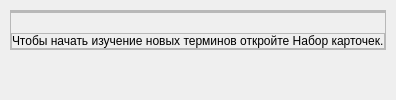
                     <widget class="QWidget" name="pageOpenDict">
                      <layout class="QVBoxLayout" name="verticalLayout_34">
                       <property name="spacing">
                        <number>5</number>
                       </property>
                       <property name="leftMargin">
                        <number>10</number>
                       </property>
                       <property name="topMargin">
                        <number>10</number>
                       </property>
                       <property name="rightMargin">
                        <number>10</number>
                       </property>
                       <property name="bottomMargin">
                        <number>10</number>
                       </property>
                       <item alignment="Qt::AlignTop">
                        <widget class="QFrame" name="frameOpenDict">
                         <property name="frameShape">
                          <enum>QFrame::StyledPanel</enum>
                         </property>
                         <property name="frameShadow">
                          <enum>QFrame::Raised</enum>
                         </property>
                         <layout class="QVBoxLayout" name="verticalLayout_31">
                          <property name="spacing">
                           <number>20</number>
                          </property>
                          <property name="leftMargin">
                           <number>0</number>
                          </property>
                          <property name="topMargin">
                           <number>0</number>
                          </property>
                          <property name="rightMargin">
                           <number>0</number>
                          </property>
                          <property name="bottomMargin">
                           <number>0</number>
                          </property>
                          <item>
                           <widget class="QFrame" name="frame_14">
                            <property name="frameShape">
                             <enum>QFrame::StyledPanel</enum>
                            </property>
                            <property name="frameShadow">
                             <enum>QFrame::Raised</enum>
                            </property>
                            <layout class="QVBoxLayout" name="verticalLayout_33">
                             <property name="spacing">
                              <number>0</number>
                             </property>
                             <property name="leftMargin">
                              <number>0</number>
                             </property>
                             <property name="topMargin">
                              <number>0</number>
                             </property>
                             <property name="rightMargin">
                              <number>0</number>
                             </property>
                             <property name="bottomMargin">
                              <number>0</number>
                             </property>
                            </layout>
                           </widget>
                          </item>
                          <item alignment="Qt::AlignTop">
                           <widget class="QFrame" name="frameOpenDictText">
                            <property name="frameShape">
                             <enum>QFrame::StyledPanel</enum>
                            </property>
                            <property name="frameShadow">
                             <enum>QFrame::Raised</enum>
                            </property>
                            <layout class="QVBoxLayout" name="verticalLayout_32">
                             <property name="spacing">
                              <number>0</number>
                             </property>
                             <property name="leftMargin">
                              <number>0</number>
                             </property>
                             <property name="topMargin">
                              <number>0</number>
                             </property>
                             <property name="rightMargin">
                              <number>0</number>
                             </property>
                             <property name="bottomMargin">
                              <number>0</number>
                             </property>
                             <item>
                              <widget class="QLabel" name="p1OpenDict">
                               <property name="text">
                                <string>Чтобы начать изучение новых терминов откройте Набор карточек.</string>
                               </property>
                              </widget>
                             </item>
                            </layout>
                           </widget>
                          </item>
                         </layout>
                        </widget>
                       </item>
                      </layout>
                     </widget>
